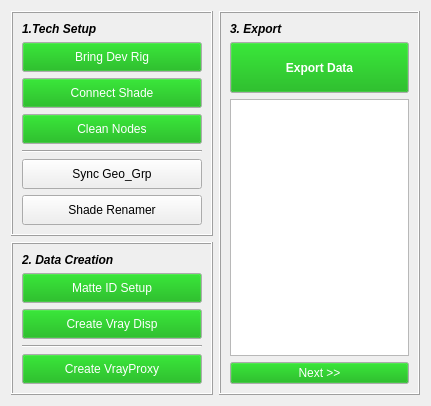
        <widget class="QWidget" name="tabA">
         <attribute name="title">
          <string>Adjust Shade</string>
         </attribute>
         <layout class="QVBoxLayout" name="verticalLayout_20">
          <item>
           <layout class="QHBoxLayout" name="horizontalLayout_4" stretch="1,1">
            <item>
             <layout class="QVBoxLayout" name="verticalLayout_2">
              <item>
               <widget class="QFrame" name="frame">
                <property name="frameShape">
                 <enum>QFrame::Box</enum>
                </property>
                <property name="frameShadow">
                 <enum>QFrame::Raised</enum>
                </property>
                <layout class="QVBoxLayout" name="verticalLayout_4">
                 <item>
                  <layout class="QVBoxLayout" name="verticalLayout_3">
                   <item>
                    <widget class="QLabel" name="label">
                     <property name="font">
                      <font>
                       <pointsize>9</pointsize>
                       <weight>75</weight>
                       <italic>true</italic>
                       <bold>true</bold>
                      </font>
                     </property>
                     <property name="text">
                      <string>1.Tech Setup</string>
                     </property>
                    </widget>
                   </item>
                   <item>
                    <widget class="QPushButton" name="devRigPushButton">
                     <property name="sizePolicy">
                      <sizepolicy hsizetype="Preferred" vsizetype="Preferred">
                       <horstretch>0</horstretch>
                       <verstretch>0</verstretch>
                      </sizepolicy>
                     </property>
                     <property name="minimumSize">
                      <size>
                       <width>0</width>
                       <height>30</height>
                      </size>
                     </property>
                     <property name="palette">
                      <palette>
                       <active>
                        <colorrole role="Button">
                         <brush brushstyle="SolidPattern">
                          <color alpha="255">
                           <red>0</red>
                           <green>170</green>
                           <blue>0</blue>
                          </color>
                         </brush>
                        </colorrole>
                        <colorrole role="ButtonText">
                         <brush brushstyle="SolidPattern">
                          <color alpha="255">
                           <red>255</red>
                           <green>255</green>
                           <blue>255</blue>
                          </color>
                         </brush>
                        </colorrole>
                       </active>
                       <inactive>
                        <colorrole role="Button">
                         <brush brushstyle="SolidPattern">
                          <color alpha="255">
                           <red>0</red>
                           <green>170</green>
                           <blue>0</blue>
                          </color>
                         </brush>
                        </colorrole>
                        <colorrole role="ButtonText">
                         <brush brushstyle="SolidPattern">
                          <color alpha="255">
                           <red>255</red>
                           <green>255</green>
                           <blue>255</blue>
                          </color>
                         </brush>
                        </colorrole>
                       </inactive>
                       <disabled>
                        <colorrole role="Button">
                         <brush brushstyle="SolidPattern">
                          <color alpha="255">
                           <red>0</red>
                           <green>170</green>
                           <blue>0</blue>
                          </color>
                         </brush>
                        </colorrole>
                        <colorrole role="ButtonText">
                         <brush brushstyle="SolidPattern">
                          <color alpha="255">
                           <red>120</red>
                           <green>120</green>
                           <blue>120</blue>
                          </color>
                         </brush>
                        </colorrole>
                       </disabled>
                      </palette>
                     </property>
                     <property name="font">
                      <font>
                       <pointsize>9</pointsize>
                      </font>
                     </property>
                     <property name="text">
                      <string>Bring Dev Rig</string>
                     </property>
                    </widget>
                   </item>
                   <item>
                    <widget class="QPushButton" name="cntShadeUVPushButton">
                     <property name="sizePolicy">
                      <sizepolicy hsizetype="Preferred" vsizetype="Preferred">
                       <horstretch>0</horstretch>
                       <verstretch>0</verstretch>
                      </sizepolicy>
                     </property>
                     <property name="minimumSize">
                      <size>
                       <width>0</width>
                       <height>30</height>
                      </size>
                     </property>
                     <property name="palette">
                      <palette>
                       <active>
                        <colorrole role="Button">
                         <brush brushstyle="SolidPattern">
                          <color alpha="255">
                           <red>0</red>
                           <green>170</green>
                           <blue>0</blue>
                          </color>
                         </brush>
                        </colorrole>
                        <colorrole role="ButtonText">
                         <brush brushstyle="SolidPattern">
                          <color alpha="255">
                           <red>255</red>
                           <green>255</green>
                           <blue>255</blue>
                          </color>
                         </brush>
                        </colorrole>
                       </active>
                       <inactive>
                        <colorrole role="Button">
                         <brush brushstyle="SolidPattern">
                          <color alpha="255">
                           <red>0</red>
                           <green>170</green>
                           <blue>0</blue>
                          </color>
                         </brush>
                        </colorrole>
                        <colorrole role="ButtonText">
                         <brush brushstyle="SolidPattern">
                          <color alpha="255">
                           <red>255</red>
                           <green>255</green>
                           <blue>255</blue>
                          </color>
                         </brush>
                        </colorrole>
                       </inactive>
                       <disabled>
                        <colorrole role="Button">
                         <brush brushstyle="SolidPattern">
                          <color alpha="255">
                           <red>0</red>
                           <green>170</green>
                           <blue>0</blue>
                          </color>
                         </brush>
                        </colorrole>
                        <colorrole role="ButtonText">
                         <brush brushstyle="SolidPattern">
                          <color alpha="255">
                           <red>120</red>
                           <green>120</green>
                           <blue>120</blue>
                          </color>
                         </brush>
                        </colorrole>
                       </disabled>
                      </palette>
                     </property>
                     <property name="font">
                      <font>
                       <pointsize>9</pointsize>
                      </font>
                     </property>
                     <property name="text">
                      <string>Connect Shade</string>
                     </property>
                    </widget>
                   </item>
                   <item>
                    <widget class="QPushButton" name="clnNodePushButton">
                     <property name="sizePolicy">
                      <sizepolicy hsizetype="Preferred" vsizetype="Preferred">
                       <horstretch>0</horstretch>
                       <verstretch>0</verstretch>
                      </sizepolicy>
                     </property>
                     <property name="minimumSize">
                      <size>
                       <width>0</width>
                       <height>30</height>
                      </size>
                     </property>
                     <property name="palette">
                      <palette>
                       <active>
                        <colorrole role="Button">
                         <brush brushstyle="SolidPattern">
                          <color alpha="255">
                           <red>0</red>
                           <green>170</green>
                           <blue>0</blue>
                          </color>
                         </brush>
                        </colorrole>
                        <colorrole role="ButtonText">
                         <brush brushstyle="SolidPattern">
                          <color alpha="255">
                           <red>255</red>
                           <green>255</green>
                           <blue>255</blue>
                          </color>
                         </brush>
                        </colorrole>
                       </active>
                       <inactive>
                        <colorrole role="Button">
                         <brush brushstyle="SolidPattern">
                          <color alpha="255">
                           <red>0</red>
                           <green>170</green>
                           <blue>0</blue>
                          </color>
                         </brush>
                        </colorrole>
                        <colorrole role="ButtonText">
                         <brush brushstyle="SolidPattern">
                          <color alpha="255">
                           <red>255</red>
                           <green>255</green>
                           <blue>255</blue>
                          </color>
                         </brush>
                        </colorrole>
                       </inactive>
                       <disabled>
                        <colorrole role="Button">
                         <brush brushstyle="SolidPattern">
                          <color alpha="255">
                           <red>0</red>
                           <green>170</green>
                           <blue>0</blue>
                          </color>
                         </brush>
                        </colorrole>
                        <colorrole role="ButtonText">
                         <brush brushstyle="SolidPattern">
                          <color alpha="255">
                           <red>120</red>
                           <green>120</green>
                           <blue>120</blue>
                          </color>
                         </brush>
                        </colorrole>
                       </disabled>
                      </palette>
                     </property>
                     <property name="font">
                      <font>
                       <pointsize>9</pointsize>
                      </font>
                     </property>
                     <property name="text">
                      <string>Clean Nodes</string>
                     </property>
                    </widget>
                   </item>
                   <item>
                    <widget class="Line" name="line">
                     <property name="orientation">
                      <enum>Qt::Horizontal</enum>
                     </property>
                    </widget>
                   </item>
                   <item>
                    <widget class="QPushButton" name="syncInfoPushButton">
                     <property name="sizePolicy">
                      <sizepolicy hsizetype="Preferred" vsizetype="Preferred">
                       <horstretch>0</horstretch>
                       <verstretch>0</verstretch>
                      </sizepolicy>
                     </property>
                     <property name="minimumSize">
                      <size>
                       <width>0</width>
                       <height>30</height>
                      </size>
                     </property>
                     <property name="font">
                      <font>
                       <pointsize>9</pointsize>
                      </font>
                     </property>
                     <property name="text">
                      <string>Sync Geo_Grp</string>
                     </property>
                    </widget>
                   </item>
                   <item>
                    <widget class="QPushButton" name="shadeRenamePushButton">
                     <property name="sizePolicy">
                      <sizepolicy hsizetype="Preferred" vsizetype="Preferred">
                       <horstretch>0</horstretch>
                       <verstretch>0</verstretch>
                      </sizepolicy>
                     </property>
                     <property name="minimumSize">
                      <size>
                       <width>0</width>
                       <height>30</height>
                      </size>
                     </property>
                     <property name="font">
                      <font>
                       <pointsize>9</pointsize>
                      </font>
                     </property>
                     <property name="text">
                      <string>Shade Renamer</string>
                     </property>
                    </widget>
                   </item>
                  </layout>
                 </item>
                </layout>
               </widget>
              </item>
              <item>
               <widget class="QFrame" name="frame_2">
                <property name="frameShape">
                 <enum>QFrame::Box</enum>
                </property>
                <property name="frameShadow">
                 <enum>QFrame::Raised</enum>
                </property>
                <layout class="QVBoxLayout" name="verticalLayout_6">
                 <item>
                  <layout class="QVBoxLayout" name="verticalLayout_5">
                   <item>
                    <widget class="QLabel" name="label_9">
                     <property name="font">
                      <font>
                       <pointsize>9</pointsize>
                       <weight>75</weight>
                       <italic>true</italic>
                       <bold>true</bold>
                      </font>
                     </property>
                     <property name="text">
                      <string>2. Data Creation</string>
                     </property>
                    </widget>
                   </item>
                   <item>
                    <widget class="QPushButton" name="matteIDPushButton">
                     <property name="sizePolicy">
                      <sizepolicy hsizetype="Preferred" vsizetype="Preferred">
                       <horstretch>0</horstretch>
                       <verstretch>0</verstretch>
                      </sizepolicy>
                     </property>
                     <property name="minimumSize">
                      <size>
                       <width>0</width>
                       <height>30</height>
                      </size>
                     </property>
                     <property name="palette">
                      <palette>
                       <active>
                        <colorrole role="Button">
                         <brush brushstyle="SolidPattern">
                          <color alpha="255">
                           <red>0</red>
                           <green>170</green>
                           <blue>0</blue>
                          </color>
                         </brush>
                        </colorrole>
                        <colorrole role="ButtonText">
                         <brush brushstyle="SolidPattern">
                          <color alpha="255">
                           <red>255</red>
                           <green>255</green>
                           <blue>255</blue>
                          </color>
                         </brush>
                        </colorrole>
                       </active>
                       <inactive>
                        <colorrole role="Button">
                         <brush brushstyle="SolidPattern">
                          <color alpha="255">
                           <red>0</red>
                           <green>170</green>
                           <blue>0</blue>
                          </color>
                         </brush>
                        </colorrole>
                        <colorrole role="ButtonText">
                         <brush brushstyle="SolidPattern">
                          <color alpha="255">
                           <red>255</red>
                           <green>255</green>
                           <blue>255</blue>
                          </color>
                         </brush>
                        </colorrole>
                       </inactive>
                       <disabled>
                        <colorrole role="Button">
                         <brush brushstyle="SolidPattern">
                          <color alpha="255">
                           <red>0</red>
                           <green>170</green>
                           <blue>0</blue>
                          </color>
                         </brush>
                        </colorrole>
                        <colorrole role="ButtonText">
                         <brush brushstyle="SolidPattern">
                          <color alpha="255">
                           <red>120</red>
                           <green>120</green>
                           <blue>120</blue>
                          </color>
                         </brush>
                        </colorrole>
                       </disabled>
                      </palette>
                     </property>
                     <property name="font">
                      <font>
                       <pointsize>9</pointsize>
                      </font>
                     </property>
                     <property name="text">
                      <string>Matte ID Setup</string>
                     </property>
                    </widget>
                   </item>
                   <item>
                    <widget class="QPushButton" name="vDisPushButton">
                     <property name="sizePolicy">
                      <sizepolicy hsizetype="Preferred" vsizetype="Preferred">
                       <horstretch>0</horstretch>
                       <verstretch>0</verstretch>
                      </sizepolicy>
                     </property>
                     <property name="minimumSize">
                      <size>
                       <width>0</width>
                       <height>30</height>
                      </size>
                     </property>
                     <property name="palette">
                      <palette>
                       <active>
                        <colorrole role="Button">
                         <brush brushstyle="SolidPattern">
                          <color alpha="255">
                           <red>0</red>
                           <green>170</green>
                           <blue>0</blue>
                          </color>
                         </brush>
                        </colorrole>
                        <colorrole role="ButtonText">
                         <brush brushstyle="SolidPattern">
                          <color alpha="255">
                           <red>255</red>
                           <green>255</green>
                           <blue>255</blue>
                          </color>
                         </brush>
                        </colorrole>
                       </active>
                       <inactive>
                        <colorrole role="Button">
                         <brush brushstyle="SolidPattern">
                          <color alpha="255">
                           <red>0</red>
                           <green>170</green>
                           <blue>0</blue>
                          </color>
                         </brush>
                        </colorrole>
                        <colorrole role="ButtonText">
                         <brush brushstyle="SolidPattern">
                          <color alpha="255">
                           <red>255</red>
                           <green>255</green>
                           <blue>255</blue>
                          </color>
                         </brush>
                        </colorrole>
                       </inactive>
                       <disabled>
                        <colorrole role="Button">
                         <brush brushstyle="SolidPattern">
                          <color alpha="255">
                           <red>0</red>
                           <green>170</green>
                           <blue>0</blue>
                          </color>
                         </brush>
                        </colorrole>
                        <colorrole role="ButtonText">
                         <brush brushstyle="SolidPattern">
                          <color alpha="255">
                           <red>120</red>
                           <green>120</green>
                           <blue>120</blue>
                          </color>
                         </brush>
                        </colorrole>
                       </disabled>
                      </palette>
                     </property>
                     <property name="font">
                      <font>
                       <pointsize>9</pointsize>
                      </font>
                     </property>
                     <property name="text">
                      <string>Create Vray Disp</string>
                     </property>
                    </widget>
                   </item>
                   <item>
                    <widget class="Line" name="line_2">
                     <property name="orientation">
                      <enum>Qt::Horizontal</enum>
                     </property>
                    </widget>
                   </item>
                   <item>
                    <widget class="QPushButton" name="createVproxyPushButton">
                     <property name="sizePolicy">
                      <sizepolicy hsizetype="Preferred" vsizetype="Preferred">
                       <horstretch>0</horstretch>
                       <verstretch>0</verstretch>
                      </sizepolicy>
                     </property>
                     <property name="minimumSize">
                      <size>
                       <width>0</width>
                       <height>30</height>
                      </size>
                     </property>
                     <property name="palette">
                      <palette>
                       <active>
                        <colorrole role="Button">
                         <brush brushstyle="SolidPattern">
                          <color alpha="255">
                           <red>0</red>
                           <green>170</green>
                           <blue>0</blue>
                          </color>
                         </brush>
                        </colorrole>
                        <colorrole role="ButtonText">
                         <brush brushstyle="SolidPattern">
                          <color alpha="255">
                           <red>255</red>
                           <green>255</green>
                           <blue>255</blue>
                          </color>
                         </brush>
                        </colorrole>
                       </active>
                       <inactive>
                        <colorrole role="Button">
                         <brush brushstyle="SolidPattern">
                          <color alpha="255">
                           <red>0</red>
                           <green>170</green>
                           <blue>0</blue>
                          </color>
                         </brush>
                        </colorrole>
                        <colorrole role="ButtonText">
                         <brush brushstyle="SolidPattern">
                          <color alpha="255">
                           <red>255</red>
                           <green>255</green>
                           <blue>255</blue>
                          </color>
                         </brush>
                        </colorrole>
                       </inactive>
                       <disabled>
                        <colorrole role="Button">
                         <brush brushstyle="SolidPattern">
                          <color alpha="255">
                           <red>0</red>
                           <green>170</green>
                           <blue>0</blue>
                          </color>
                         </brush>
                        </colorrole>
                        <colorrole role="ButtonText">
                         <brush brushstyle="SolidPattern">
                          <color alpha="255">
                           <red>120</red>
                           <green>120</green>
                           <blue>120</blue>
                          </color>
                         </brush>
                        </colorrole>
                       </disabled>
                      </palette>
                     </property>
                     <property name="font">
                      <font>
                       <pointsize>9</pointsize>
                      </font>
                     </property>
                     <property name="text">
                      <string>Create VrayProxy</string>
                     </property>
                    </widget>
                   </item>
                  </layout>
                 </item>
                </layout>
               </widget>
              </item>
             </layout>
            </item>
            <item>
             <widget class="QFrame" name="frame_10">
              <property name="frameShape">
               <enum>QFrame::Box</enum>
              </property>
              <property name="frameShadow">
               <enum>QFrame::Raised</enum>
              </property>
              <layout class="QVBoxLayout" name="verticalLayout_24">
               <item>
                <layout class="QVBoxLayout" name="verticalLayout_7" stretch="0,1,5,0">
                 <item>
                  <widget class="QLabel" name="label_7">
                   <property name="font">
                    <font>
                     <pointsize>9</pointsize>
                     <weight>75</weight>
                     <italic>true</italic>
                     <bold>true</bold>
                    </font>
                   </property>
                   <property name="text">
                    <string>3. Export</string>
                   </property>
                  </widget>
                 </item>
                 <item>
                  <widget class="QPushButton" name="exportPushButton">
                   <property name="sizePolicy">
                    <sizepolicy hsizetype="Minimum" vsizetype="Preferred">
                     <horstretch>0</horstretch>
                     <verstretch>0</verstretch>
                    </sizepolicy>
                   </property>
                   <property name="palette">
                    <palette>
                     <active>
                      <colorrole role="Button">
                       <brush brushstyle="SolidPattern">
                        <color alpha="255">
                         <red>0</red>
                         <green>170</green>
                         <blue>0</blue>
                        </color>
                       </brush>
                      </colorrole>
                      <colorrole role="ButtonText">
                       <brush brushstyle="SolidPattern">
                        <color alpha="255">
                         <red>255</red>
                         <green>255</green>
                         <blue>255</blue>
                        </color>
                       </brush>
                      </colorrole>
                     </active>
                     <inactive>
                      <colorrole role="Button">
                       <brush brushstyle="SolidPattern">
                        <color alpha="255">
                         <red>0</red>
                         <green>170</green>
                         <blue>0</blue>
                        </color>
                       </brush>
                      </colorrole>
                      <colorrole role="ButtonText">
                       <brush brushstyle="SolidPattern">
                        <color alpha="255">
                         <red>255</red>
                         <green>255</green>
                         <blue>255</blue>
                        </color>
                       </brush>
                      </colorrole>
                     </inactive>
                     <disabled>
                      <colorrole role="Button">
                       <brush brushstyle="SolidPattern">
                        <color alpha="255">
                         <red>0</red>
                         <green>170</green>
                         <blue>0</blue>
                        </color>
                       </brush>
                      </colorrole>
                      <colorrole role="ButtonText">
                       <brush brushstyle="SolidPattern">
                        <color alpha="255">
                         <red>120</red>
                         <green>120</green>
                         <blue>120</blue>
                        </color>
                       </brush>
                      </colorrole>
                     </disabled>
                    </palette>
                   </property>
                   <property name="font">
                    <font>
                     <pointsize>9</pointsize>
                     <weight>75</weight>
                     <bold>true</bold>
                    </font>
                   </property>
                   <property name="text">
                    <string>Export Data</string>
                   </property>
                  </widget>
                 </item>
                 <item>
                  <widget class="QListView" name="expListView"/>
                 </item>
                 <item>
                  <widget class="QPushButton" name="nextPushButton">
                   <property name="palette">
                    <palette>
                     <active>
                      <colorrole role="Button">
                       <brush brushstyle="SolidPattern">
                        <color alpha="255">
                         <red>0</red>
                         <green>170</green>
                         <blue>0</blue>
                        </color>
                       </brush>
                      </colorrole>
                      <colorrole role="ButtonText">
                       <brush brushstyle="SolidPattern">
                        <color alpha="255">
                         <red>255</red>
                         <green>255</green>
                         <blue>255</blue>
                        </color>
                       </brush>
                      </colorrole>
                     </active>
                     <inactive>
                      <colorrole role="Button">
                       <brush brushstyle="SolidPattern">
                        <color alpha="255">
                         <red>0</red>
                         <green>170</green>
                         <blue>0</blue>
                        </color>
                       </brush>
                      </colorrole>
                      <colorrole role="ButtonText">
                       <brush brushstyle="SolidPattern">
                        <color alpha="255">
                         <red>255</red>
                         <green>255</green>
                         <blue>255</blue>
                        </color>
                       </brush>
                      </colorrole>
                     </inactive>
                     <disabled>
                      <colorrole role="Button">
                       <brush brushstyle="SolidPattern">
                        <color alpha="255">
                         <red>0</red>
                         <green>170</green>
                         <blue>0</blue>
                        </color>
                       </brush>
                      </colorrole>
                      <colorrole role="ButtonText">
                       <brush brushstyle="SolidPattern">
                        <color alpha="255">
                         <red>120</red>
                         <green>120</green>
                         <blue>120</blue>
                        </color>
                       </brush>
                      </colorrole>
                     </disabled>
                    </palette>
                   </property>
                   <property name="text">
                    <string>Next &gt;&gt;</string>
                   </property>
                  </widget>
                 </item>
                </layout>
               </item>
              </layout>
             </widget>
            </item>
           </layout>
          </item>
         </layout>
        </widget>
